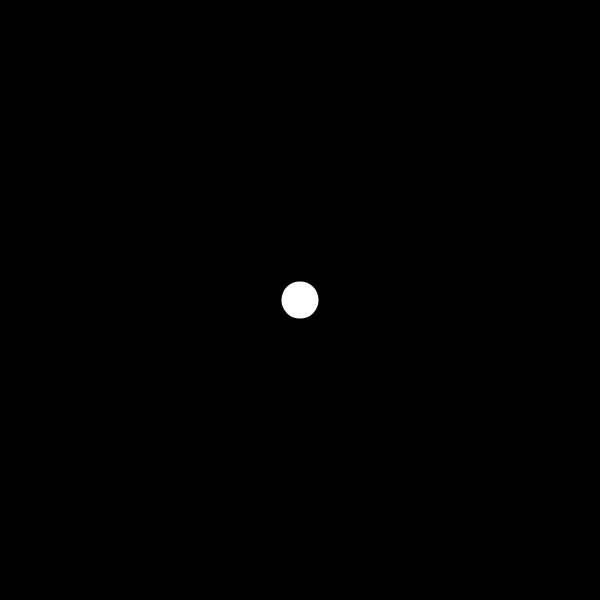
Frame 1 (no input)
Frame 60 (no input): identical to frame 1, image omitted
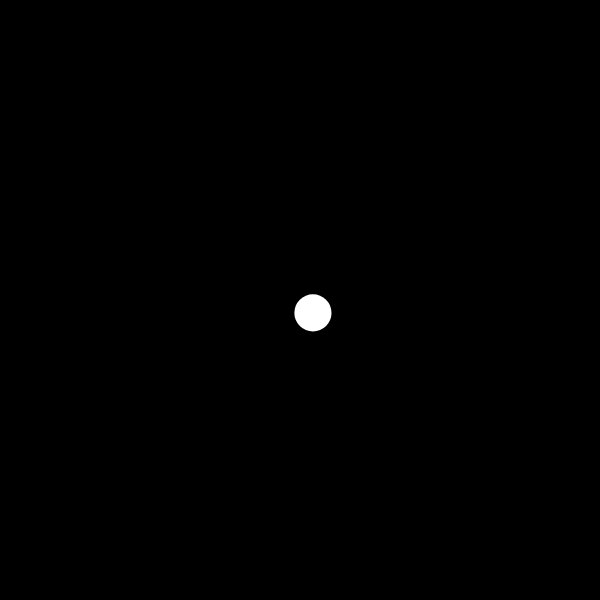
Frame 120 (the mouse pressed at the canvas centre since frame 60)

The p5.js sketch that drew these frames (run headless with seeded random() and noise() and a simulated clock; from frame 60 on, the mouse is pressed at the canvas centre):

// p5.js sketch
// ── sketch.js
"use strict";
var c;

function setup() {
  createCanvas(600, 600);
  background(0);
  c = new Circle(width / 2, height / 2);
}

function draw() {
  background(0);

  c.applyForce();
  c.update();
  c.display();
}



class Circle {
  constructor(_x, _y) {
    this.pos = createVector(_x, _y);
    this.vel = createVector(0, 0);
    this.acc = createVector(0, 0);
    this.r = random(5, 50);
  }

  update() {
    this.vel.add(this.acc);
    this.pos.add(this.vel);
    this.acc.mult(0);
  }

  display() {
    push();
    translate(this.pos.x, this.pos.y);
    fill(255);
    noStroke();
    ellipse(0, 0, this.r, this.r);
    pop();
  }

  applyForce() {
    // this.acc.add(force);
    var mouseVector = createVector(mouseX, mouseY);
    var dir = mouseVector.sub(this.position);
    dir.normalize();
    dir.mult(0.01);
    this.acc = dir;
  }

}
